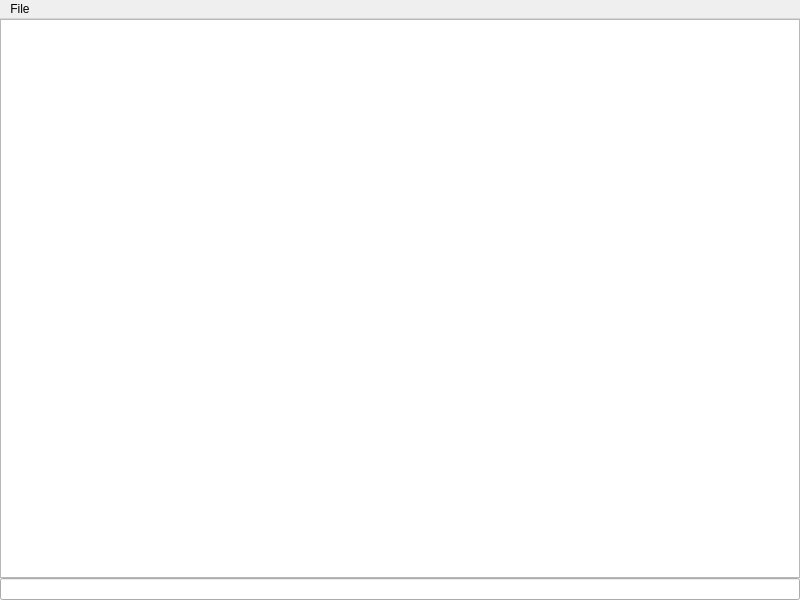
<?xml version="1.0" encoding="UTF-8"?>
<ui version="4.0">
 <class>ChatWindow</class>
 <widget class="QMainWindow" name="ChatWindow">
  <property name="geometry">
   <rect>
    <x>0</x>
    <y>0</y>
    <width>800</width>
    <height>600</height>
   </rect>
  </property>
  <property name="windowTitle">
   <string>MainWindow</string>
  </property>
  <widget class="ChatWidget" name="chatwidget">
   <layout class="QVBoxLayout" name="verticalLayout">
    <property name="spacing">
     <number>0</number>
    </property>
    <property name="margin">
     <number>0</number>
    </property>
    <item>
     <widget class="QTextEdit" name="output">
      <property name="focusPolicy">
       <enum>Qt::ClickFocus</enum>
      </property>
      <property name="undoRedoEnabled">
       <bool>false</bool>
      </property>
      <property name="readOnly">
       <bool>true</bool>
      </property>
     </widget>
    </item>
    <item>
     <widget class="QLineEdit" name="input">
      <property name="focusPolicy">
       <enum>Qt::StrongFocus</enum>
      </property>
     </widget>
    </item>
    <item>
     <widget class="QFrame" name="frame">
      <property name="sizePolicy">
       <sizepolicy hsizetype="Minimum" vsizetype="Preferred">
        <horstretch>0</horstretch>
        <verstretch>0</verstretch>
       </sizepolicy>
      </property>
      <property name="frameShape">
       <enum>QFrame::NoFrame</enum>
      </property>
      <property name="frameShadow">
       <enum>QFrame::Raised</enum>
      </property>
      <property name="lineWidth">
       <number>0</number>
      </property>
      <layout class="QHBoxLayout" name="horizontalLayout_2">
       <property name="spacing">
        <number>0</number>
       </property>
       <property name="margin">
        <number>0</number>
       </property>
      </layout>
     </widget>
    </item>
   </layout>
  </widget>
  <widget class="QMenuBar" name="menubar">
   <property name="geometry">
    <rect>
     <x>0</x>
     <y>0</y>
     <width>800</width>
     <height>22</height>
    </rect>
   </property>
   <widget class="QMenu" name="menuFile">
    <property name="title">
     <string>File</string>
    </property>
    <addaction name="actionJoin_Group"/>
    <addaction name="actionSet_Name"/>
   </widget>
   <addaction name="menuFile"/>
  </widget>
  <action name="actionJoin_Group">
   <property name="text">
    <string>Join Group</string>
   </property>
  </action>
  <action name="actionSet_Name">
   <property name="text">
    <string>Set Name</string>
   </property>
  </action>
 </widget>
 <customwidgets>
  <customwidget>
   <class>ChatWidget</class>
   <extends>QWidget</extends>
   <header>chatwidget.hpp</header>
   <container>1</container>
   <slots>
    <slot>sendChatMessage()</slot>
    <slot>changeName()</slot>
    <slot>joinGroup()</slot>
   </slots>
  </customwidget>
 </customwidgets>
 <resources/>
 <connections>
  <connection>
   <sender>actionJoin_Group</sender>
   <signal>activated()</signal>
   <receiver>chatwidget</receiver>
   <slot>joinGroup()</slot>
   <hints>
    <hint type="sourcelabel">
     <x>-1</x>
     <y>-1</y>
    </hint>
    <hint type="destinationlabel">
     <x>399</x>
     <y>300</y>
    </hint>
   </hints>
  </connection>
  <connection>
   <sender>actionSet_Name</sender>
   <signal>activated()</signal>
   <receiver>chatwidget</receiver>
   <slot>changeName()</slot>
   <hints>
    <hint type="sourcelabel">
     <x>-1</x>
     <y>-1</y>
    </hint>
    <hint type="destinationlabel">
     <x>399</x>
     <y>300</y>
    </hint>
   </hints>
  </connection>
  <connection>
   <sender>input</sender>
   <signal>returnPressed()</signal>
   <receiver>chatwidget</receiver>
   <slot>sendChatMessage()</slot>
   <hints>
    <hint type="sourcelabel">
     <x>362</x>
     <y>547</y>
    </hint>
    <hint type="destinationlabel">
     <x>399</x>
     <y>310</y>
    </hint>
   </hints>
  </connection>
 </connections>
</ui>
